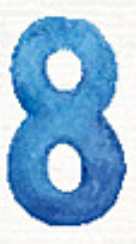
#> input picture custom_test_data/colorful/eight.png, 136 x 244 px, found by its file name; its folder holds only this picture in this run
$ python utilities.py
#> lines starting #> are read from the running program, lines starting #| are printed output that depends on the picture
import cv2
import os
import numpy as np


COLOR_FOLDER = "Test_data/colorful"
CURLY_FOLDER = "Test_data/curly"
SIMPLE_FOLDER = "Test_data/simple"


def rgb2gray(rgb):
	# green channel works for most cases as a grayscale proxy
	green = rgb[:, :, 1]
	green = 255 - green # invert colors to match training
	return green


def resize_to_mnist_image_size(folder_name, source_filename):
	img = cv2.imread(folder_name + source_filename)
	res = cv2.resize(img, dsize=(28, 28), interpolation=cv2.INTER_LINEAR)
	return res


def load_custom_test_data(visualise=False):
	colorlist = os.listdir(COLOR_FOLDER)

	custom_test_data = []

	for file in colorlist:
		if file.endswith(".png"):
			# color image
			resized_image = resize_to_mnist_image_size(COLOR_FOLDER + "/", file)
#> in resize_to_mnist_image_size, img is the input picture: shape (244, 136, 3); mean B, G, R 217.7, 186.9, 149.3
#> in resize_to_mnist_image_size, `res = cv2.resize(img, dsize=(28, 28), interpolation=cv2.INTER_LINEAR)`:
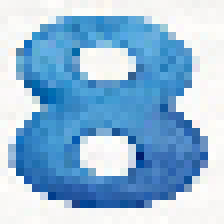
#> res: shape (28, 28, 3) (shown 8 times larger); mean B, G, R 217.4, 186.5, 148.8
			grayscale_image = rgb2gray(resized_image)
#> in rgb2gray, `green = rgb[:, :, 1]`:
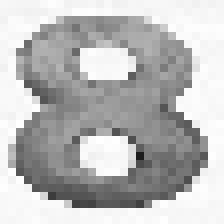
#> green: shape (28, 28) (shown 8 times larger); min 28, max 255, mean 186.5
#> in rgb2gray, `green = 255 - green`:
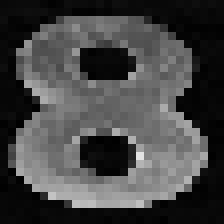
#> green: shape (28, 28) (shown 8 times larger); min 0, max 227, mean 68.5
			if visualise:
				cv2.imshow('color photo grayscale resized', grayscale_image)
				cv2.waitKey(100)
				cv2.destroyAllWindows()
			custom_test_data.append(grayscale_image)
			# curly image
			resized_image = resize_to_mnist_image_size(CURLY_FOLDER + "/", file)
			grayscale_image = rgb2gray(resized_image)
			if visualise:
				cv2.imshow('curly photo grayscale resized', grayscale_image)
				cv2.waitKey(100)
				cv2.destroyAllWindows()
			custom_test_data.append(grayscale_image)
			# simple image
			resized_image = resize_to_mnist_image_size(SIMPLE_FOLDER + "/", file)
			grayscale_image = rgb2gray(resized_image)
			if visualise:
				cv2.imshow('simple photo grayscale resized', grayscale_image)
				cv2.waitKey(100)
				cv2.destroyAllWindows()
			custom_test_data.append(grayscale_image)

	return np.array(custom_test_data)


load_custom_test_data()

$ run again, on custom_test_data/colorful/one.png
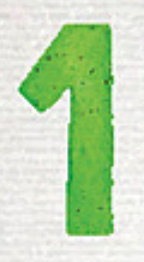
#> input picture custom_test_data/colorful/one.png, 144 x 262 px, found by its file name
#> in resize_to_mnist_image_size, img is the input picture: shape (262, 144, 3); mean B, G, R 180.9, 218.6, 193.9
#> in resize_to_mnist_image_size, `res = cv2.resize(img, dsize=(28, 28), interpolation=cv2.INTER_LINEAR)`:
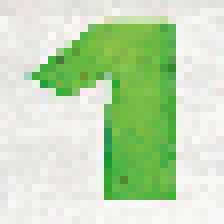
#> res: shape (28, 28, 3) (shown 8 times larger); mean B, G, R 181.3, 219, 194.5
#> in rgb2gray, `green = 255 - green`:
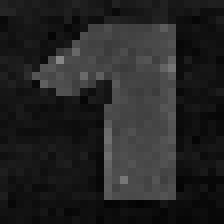
#> green: shape (28, 28) (shown 8 times larger); min 3, max 134, mean 36

$ run again, on custom_test_data/colorful/seven.png
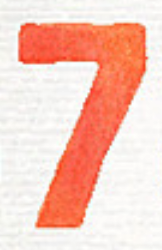
#> input picture custom_test_data/colorful/seven.png, 162 x 250 px, found by its file name
#> in resize_to_mnist_image_size, img is the input picture: shape (250, 162, 3); mean B, G, R 190.6, 203, 246.9
#> in resize_to_mnist_image_size, `res = cv2.resize(img, dsize=(28, 28), interpolation=cv2.INTER_LINEAR)`:
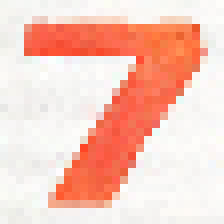
#> res: shape (28, 28, 3) (shown 8 times larger); mean B, G, R 191.5, 203.6, 247.2
#> in rgb2gray, `green = 255 - green`:
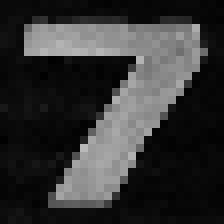
#> green: shape (28, 28) (shown 8 times larger); min 0, max 186, mean 51.4

$ run again, on custom_test_data/colorful/six.png
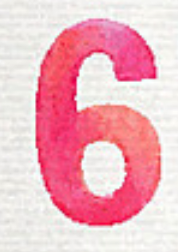
#> input picture custom_test_data/colorful/six.png, 178 x 252 px, found by its file name
#> in resize_to_mnist_image_size, img is the input picture: shape (252, 178, 3); mean B, G, R 193.4, 182.4, 240
#> in resize_to_mnist_image_size, `res = cv2.resize(img, dsize=(28, 28), interpolation=cv2.INTER_LINEAR)`:
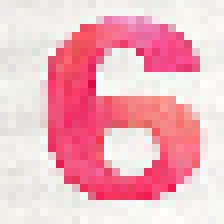
#> res: shape (28, 28, 3) (shown 8 times larger); mean B, G, R 194, 183.1, 240.3
#> in rgb2gray, `green = 255 - green`:
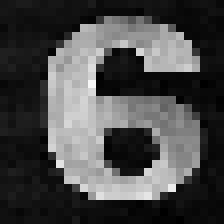
#> green: shape (28, 28) (shown 8 times larger); min 0, max 247, mean 71.9
